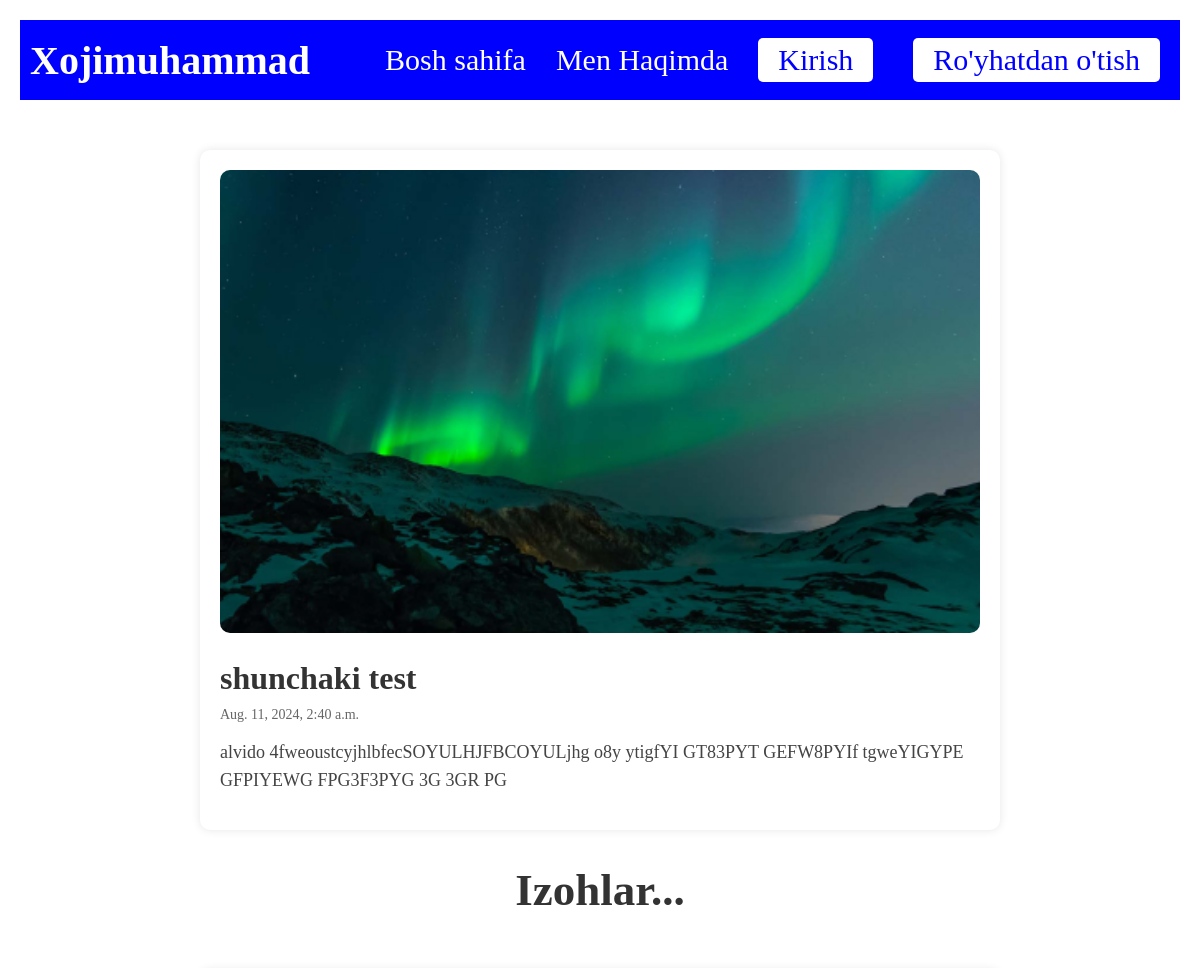
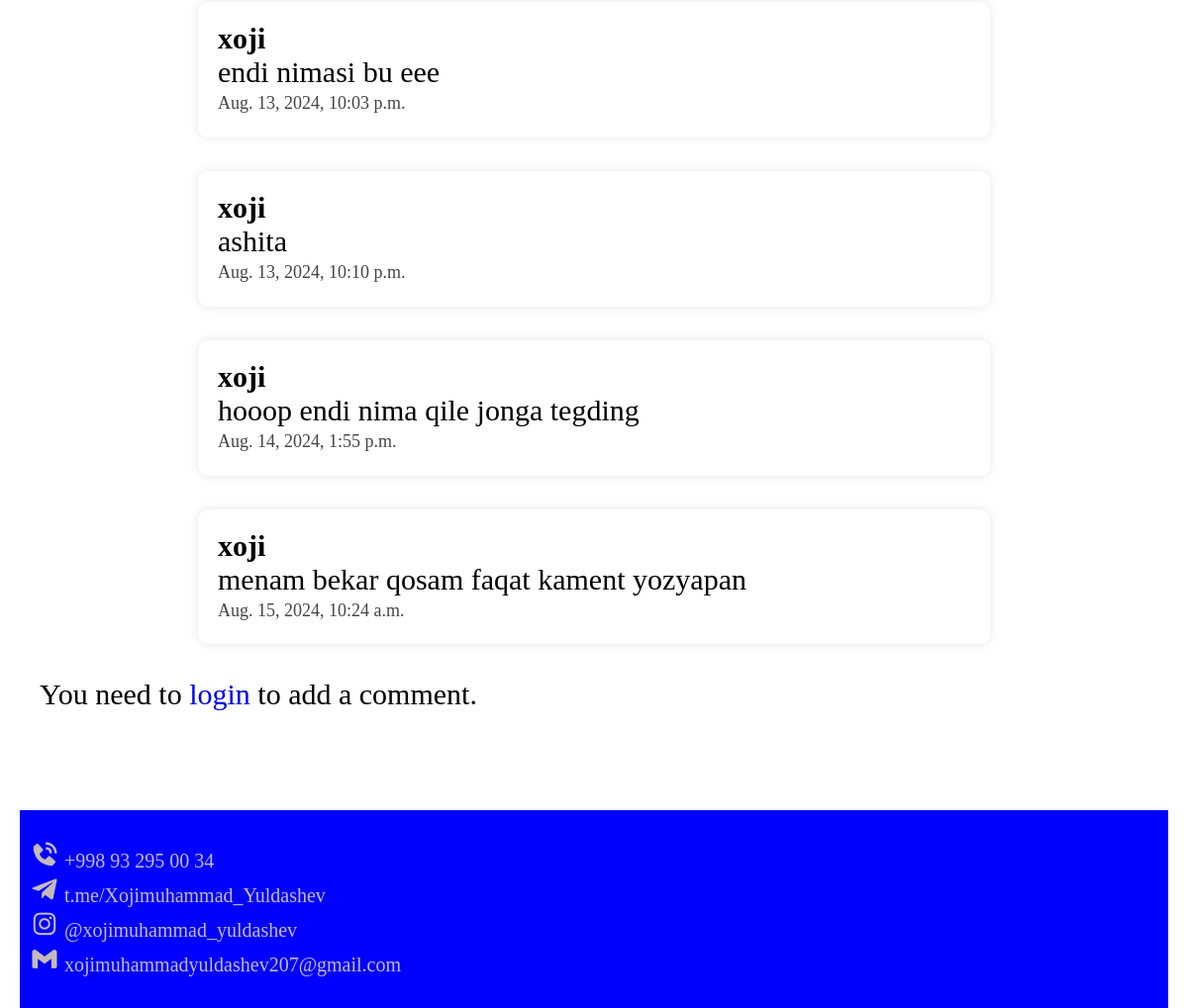
/posts/3/, run on the app's committed database (2 pictures, top to bottom).
### post/models.py (models this page shows, shortened)
class Post(models.Model):
    cover_image = models.ImageField(upload_to="posts/%Y/%m/%d/")
    title = models.CharField(max_length=200)
    description = models.TextField()
    content = models.TextField()
    date_posted = models.DateTimeField(auto_now_add=True)
    author = models.ForeignKey(User, on_delete=models.CASCADE)

class Comment(models.Model):
    post = models.ForeignKey(Post, related_name="comments", on_delete=models.CASCADE)
    author = models.ForeignKey(User, on_delete=models.CASCADE)
    content = models.TextField()
    date_posted = models.DateTimeField(auto_now_add=True)

### post/views.py (the view)
# urls.py: path("posts/<int:pk>/", PostDetailView.as_view(), name="post-detail"),
class PostDetailView(DetailView):
    model = Post
    template_name = "post_detail.html"
    context_object_name = "post"
    def get_context_data(self, **kwargs):
        context = super().get_context_data(**kwargs)
        context["form"] = CommentForm()
        context["comments"] = self.object.comments.all()
        return context
    def post(self, request, *args, **kwargs):
        self.object = self.get_object()
        form = CommentForm(request.POST)
        if form.is_valid():
            comment = form.save(commit=False)
            comment.post = self.object
            comment.author = request.user
            comment.save()
            return redirect("post-detail", pk=self.object.pk)
        return self.render_to_response(self.get_context_data(form=form))

### templates/post_detail.html (shortened to what this page needs)
{% extends 'base.html' %}
{% load static %}
{% block content %}
    <main class="post-detail">
        <article class="post">
            <img src="{{ post.cover_image.url }}" alt="Post Image" class="post-image" style="width:100%; height:auto;">
            <h2 class="post-title">{{ post.title }}</h2>
            <p class="post-meta">{{ post.date_posted }}</p>
            <div class="post-content">
                <p>{{ post.content }}</p>
            </div>
        </article>
        <br>
        <h2 style="margin-bottom: 20px;
                    font-size: 1.5rem;
                    color: #333;
                    text-align: center">Izohlar...</h2>
        <br>
        {% for comment in comments %}
            <div class="comment" style="margin-bottom: 20px;
                                        max-width: 800px;
                                        margin: 0 auto;
                                        background-color: white;
                                        border-radius: 10px;
                                        box-shadow: 0 0 10px rgba(0, 0, 0, 0.1);
                                        padding: 20px;">
                <strong>{{ comment.author }}</strong>
                <p >{{ comment.content }}</p>
                <p style="
    font-size: 18px;
    line-height: 1.6;
    color: #444;">{{ comment.date_posted }}</p>
            </div><br>
        {% endfor %}
        {% if user.is_authenticated %}
            <h2 style="text-align: center">Izoh qoshish</h2><br>
            <form method="post">
                {% csrf_token %}
                <div style="
    width: 800px;
    margin: 0 auto;
    padding: 15px;
    font-size: 1rem;
    border: 1px solid #ccc;
    border-radius: 8px;
    margin-bottom: 10px;
    resize: vertical;
    min-height: 100px;
    background-color: #fff;">
                    <textarea name="content" class="comment-textarea" placeholder="izoh..." style="width: 100%;resize: none; height: 200px" ></textarea>
                </div>
                <br>
                <div style="margin: 0 auto; width: 100px"><button type="submit" class="btn submit-btn" style="padding: 5px 20px; background: blue">Joylash</button></div>
            </form>
        {% else %}
            <p>You need to <a href="{% url 'login' %}">login</a> to add a comment.</p>
        {% endif %}
    </main>
{% endblock %}

### static/css/home.css (style rules this page uses)
* { margin: 0; padding: 0; box-sizing: border-box; font-size: 30px; list-style: none; text-decoration: none; }
.post-detail { margin-top: 50px; padding: 0 20px; }
.post { max-width: 800px; margin: 0 auto; background-color: white; border-radius: 10px; box-shadow: 0 0 10px rgba(0, 0, 0, 0.1); padding: 20px; }
.post-image { width: 100%; border-radius: 10px; object-fit: cover; }
.post-title { margin-top: 20px; font-size: 32px; color: #333; }
.post-meta { margin: 10px 0; color: #666; font-size: 14px; }
.post-content p { margin: 15px 0; font-size: 18px; line-height: 1.6; color: #444; }

### data on the page
Post: cover_image (picture), title "shunchaki test", date_posted "Aug. 11, 2024, 2:40 a.m.", content "alvido 4fweoustcyjhlbfecSOYULHJFBCOYULjhg o8y ytigfYI GT83PYT GEFW8PYIf tgweYIGYPE GFPIYEWG FPG3F3PYG 3G 3GR PG"
Comment: author "xoji", content "endi nimasi bu eee", date_posted "Aug. 13, 2024, 10:03 p.m."
Comment: author "xoji", content "ashita", date_posted "Aug. 13, 2024, 10:10 p.m."
Comment: author "xoji", content "hooop endi nima qile jonga tegding", date_posted "Aug. 14, 2024, 1:55 p.m."
Comment: author "xoji", content "menam bekar qosam faqat kament yozyapan", date_posted "Aug. 15, 2024, 10:24 a.m."
